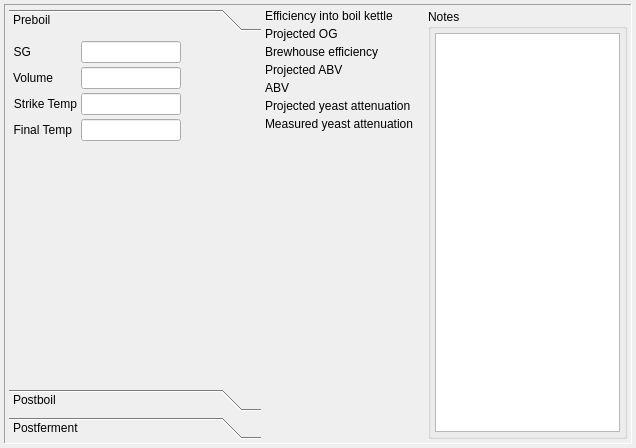
<?xml version="1.0" encoding="UTF-8"?>
<ui version="4.0">
 <class>brewNoteWidget</class>
 <widget class="QWidget" name="brewNoteWidget">
  <property name="geometry">
   <rect>
    <x>0</x>
    <y>0</y>
    <width>636</width>
    <height>448</height>
   </rect>
  </property>
  <property name="windowTitle">
   <string>brewNote</string>
  </property>
  <property name="windowIcon">
   <iconset resource="../brewtarget.qrc">
    <normaloff>:/images/edit.svg</normaloff>:/images/edit.svg</iconset>
  </property>
  <layout class="QVBoxLayout" name="verticalLayout_2">
   <item>
    <widget class="QScrollArea" name="scrollArea">
     <property name="frameShape">
      <enum>QFrame::Panel</enum>
     </property>
     <property name="widgetResizable">
      <bool>true</bool>
     </property>
     <widget class="QWidget" name="scrollAreaWidgetContents">
      <property name="geometry">
       <rect>
        <x>0</x>
        <y>0</y>
        <width>626</width>
        <height>438</height>
       </rect>
      </property>
      <property name="configSection" stdset="0">
       <string notr="true">page_preboil</string>
      </property>
      <layout class="QHBoxLayout" name="horizontalLayout_2">
       <item>
        <layout class="QHBoxLayout" name="horizontalLayout_3">
         <item>
          <widget class="QToolBox" name="toolBox_brewnote">
           <property name="sizePolicy">
            <sizepolicy hsizetype="Fixed" vsizetype="Minimum">
             <horstretch>0</horstretch>
             <verstretch>0</verstretch>
            </sizepolicy>
           </property>
           <property name="minimumSize">
            <size>
             <width>252</width>
             <height>0</height>
            </size>
           </property>
           <property name="maximumSize">
            <size>
             <width>252</width>
             <height>16777215</height>
            </size>
           </property>
           <property name="mouseTracking">
            <bool>false</bool>
           </property>
           <property name="currentIndex">
            <number>0</number>
           </property>
           <widget class="QWidget" name="page_preboil">
            <property name="geometry">
             <rect>
              <x>0</x>
              <y>0</y>
              <width>242</width>
              <height>349</height>
             </rect>
            </property>
            <property name="configSection" stdset="0">
             <string notr="true">page_preboil</string>
            </property>
            <attribute name="label">
             <string>Preboil</string>
            </attribute>
            <layout class="QFormLayout" name="formLayout_2">
             <item row="0" column="0">
              <widget class="SmartLabel" name="label_Sg">
               <property name="contextMenuPolicy">
                <enum>Qt::CustomContextMenu</enum>
               </property>
               <property name="text">
                <string>SG</string>
               </property>
               <property name="alignment">
                <set>Qt::AlignRight|Qt::AlignTrailing|Qt::AlignVCenter</set>
               </property>
               <property name="buddy">
                <cstring>lineEdit_Sg</cstring>
               </property>
              </widget>
             </item>
             <item row="0" column="1">
              <widget class="SmartLineEdit" name="lineEdit_Sg">
               <property name="sizePolicy">
                <sizepolicy hsizetype="Minimum" vsizetype="Fixed">
                 <horstretch>0</horstretch>
                 <verstretch>0</verstretch>
                </sizepolicy>
               </property>
               <property name="minimumSize">
                <size>
                 <width>100</width>
                 <height>0</height>
                </size>
               </property>
               <property name="maximumSize">
                <size>
                 <width>100</width>
                 <height>16777215</height>
                </size>
               </property>
               <property name="toolTip">
                <string>Preboil gravity</string>
               </property>
               <property name="alignment">
                <set>Qt::AlignLeading|Qt::AlignLeft|Qt::AlignVCenter</set>
               </property>
              </widget>
             </item>
             <item row="1" column="0">
              <widget class="SmartLabel" name="label_volIntoBk">
               <property name="contextMenuPolicy">
                <enum>Qt::CustomContextMenu</enum>
               </property>
               <property name="text">
                <string>Volume</string>
               </property>
               <property name="alignment">
                <set>Qt::AlignRight|Qt::AlignTrailing|Qt::AlignVCenter</set>
               </property>
               <property name="buddy">
                <cstring>lineEdit_volIntoBk</cstring>
               </property>
              </widget>
             </item>
             <item row="1" column="1">
              <widget class="SmartLineEdit" name="lineEdit_volIntoBk">
               <property name="sizePolicy">
                <sizepolicy hsizetype="Minimum" vsizetype="Fixed">
                 <horstretch>0</horstretch>
                 <verstretch>0</verstretch>
                </sizepolicy>
               </property>
               <property name="minimumSize">
                <size>
                 <width>100</width>
                 <height>0</height>
                </size>
               </property>
               <property name="maximumSize">
                <size>
                 <width>100</width>
                 <height>16777215</height>
                </size>
               </property>
               <property name="toolTip">
                <string>Volume of wort collected</string>
               </property>
              </widget>
             </item>
             <item row="2" column="0">
              <widget class="SmartLabel" name="label_strikeTemp">
               <property name="contextMenuPolicy">
                <enum>Qt::CustomContextMenu</enum>
               </property>
               <property name="text">
                <string>Strike Temp</string>
               </property>
               <property name="alignment">
                <set>Qt::AlignRight|Qt::AlignTrailing|Qt::AlignVCenter</set>
               </property>
               <property name="buddy">
                <cstring>lineEdit_strikeTemp</cstring>
               </property>
              </widget>
             </item>
             <item row="2" column="1">
              <widget class="SmartLineEdit" name="lineEdit_strikeTemp">
               <property name="sizePolicy">
                <sizepolicy hsizetype="Minimum" vsizetype="Fixed">
                 <horstretch>0</horstretch>
                 <verstretch>0</verstretch>
                </sizepolicy>
               </property>
               <property name="minimumSize">
                <size>
                 <width>100</width>
                 <height>0</height>
                </size>
               </property>
               <property name="maximumSize">
                <size>
                 <width>100</width>
                 <height>16777215</height>
                </size>
               </property>
               <property name="toolTip">
                <string>Temperature of strike water before dough in</string>
               </property>
              </widget>
             </item>
             <item row="3" column="0">
              <widget class="SmartLabel" name="label_mashFinTemp">
               <property name="contextMenuPolicy">
                <enum>Qt::CustomContextMenu</enum>
               </property>
               <property name="text">
                <string>Final Temp</string>
               </property>
               <property name="alignment">
                <set>Qt::AlignRight|Qt::AlignTrailing|Qt::AlignVCenter</set>
               </property>
               <property name="buddy">
                <cstring>lineEdit_mashFinTemp</cstring>
               </property>
              </widget>
             </item>
             <item row="3" column="1">
              <widget class="SmartLineEdit" name="lineEdit_mashFinTemp">
               <property name="sizePolicy">
                <sizepolicy hsizetype="Minimum" vsizetype="Fixed">
                 <horstretch>0</horstretch>
                 <verstretch>0</verstretch>
                </sizepolicy>
               </property>
               <property name="minimumSize">
                <size>
                 <width>100</width>
                 <height>0</height>
                </size>
               </property>
               <property name="maximumSize">
                <size>
                 <width>100</width>
                 <height>16777215</height>
                </size>
               </property>
               <property name="toolTip">
                <string>Temperature of mash before mash out</string>
               </property>
              </widget>
             </item>
            </layout>
           </widget>
           <widget class="QWidget" name="page_postboil">
            <property name="geometry">
             <rect>
              <x>0</x>
              <y>0</y>
              <width>242</width>
              <height>349</height>
             </rect>
            </property>
            <property name="configSection" stdset="0">
             <string notr="true">page_postboil</string>
            </property>
            <attribute name="label">
             <string>Postboil</string>
            </attribute>
            <layout class="QFormLayout" name="formLayout">
             <item row="0" column="0">
              <widget class="SmartLabel" name="label_Og">
               <property name="contextMenuPolicy">
                <enum>Qt::CustomContextMenu</enum>
               </property>
               <property name="text">
                <string>OG</string>
               </property>
               <property name="alignment">
                <set>Qt::AlignRight|Qt::AlignTrailing|Qt::AlignVCenter</set>
               </property>
               <property name="buddy">
                <cstring>lineEdit_Og</cstring>
               </property>
              </widget>
             </item>
             <item row="0" column="1">
              <widget class="SmartLineEdit" name="lineEdit_Og">
               <property name="sizePolicy">
                <sizepolicy hsizetype="Minimum" vsizetype="Fixed">
                 <horstretch>0</horstretch>
                 <verstretch>0</verstretch>
                </sizepolicy>
               </property>
               <property name="minimumSize">
                <size>
                 <width>100</width>
                 <height>0</height>
                </size>
               </property>
               <property name="maximumSize">
                <size>
                 <width>100</width>
                 <height>16777215</height>
                </size>
               </property>
               <property name="toolTip">
                <string>Post boil gravity</string>
               </property>
              </widget>
             </item>
             <item row="1" column="0">
              <widget class="SmartLabel" name="label_postBoilVol">
               <property name="contextMenuPolicy">
                <enum>Qt::CustomContextMenu</enum>
               </property>
               <property name="text">
                <string>Postboil Volume</string>
               </property>
               <property name="scaledContents">
                <bool>false</bool>
               </property>
               <property name="alignment">
                <set>Qt::AlignRight|Qt::AlignTrailing|Qt::AlignVCenter</set>
               </property>
               <property name="wordWrap">
                <bool>true</bool>
               </property>
               <property name="buddy">
                <cstring>lineEdit_postBoilVol</cstring>
               </property>
              </widget>
             </item>
             <item row="1" column="1">
              <widget class="SmartLineEdit" name="lineEdit_postBoilVol">
               <property name="sizePolicy">
                <sizepolicy hsizetype="Minimum" vsizetype="Fixed">
                 <horstretch>0</horstretch>
                 <verstretch>0</verstretch>
                </sizepolicy>
               </property>
               <property name="minimumSize">
                <size>
                 <width>100</width>
                 <height>0</height>
                </size>
               </property>
               <property name="maximumSize">
                <size>
                 <width>100</width>
                 <height>16777215</height>
                </size>
               </property>
               <property name="toolTip">
                <string>Volume of wort in BK after boil</string>
               </property>
              </widget>
             </item>
             <item row="2" column="0">
              <widget class="SmartLabel" name="label_volIntoFerm">
               <property name="contextMenuPolicy">
                <enum>Qt::CustomContextMenu</enum>
               </property>
               <property name="toolTip">
                <string>Volume of wort transferred to fermenter</string>
               </property>
               <property name="text">
                <string>Volume into fermenter</string>
               </property>
               <property name="alignment">
                <set>Qt::AlignRight|Qt::AlignTrailing|Qt::AlignVCenter</set>
               </property>
               <property name="wordWrap">
                <bool>true</bool>
               </property>
               <property name="buddy">
                <cstring>lineEdit_volIntoFerm</cstring>
               </property>
              </widget>
             </item>
             <item row="2" column="1">
              <widget class="SmartLineEdit" name="lineEdit_volIntoFerm">
               <property name="sizePolicy">
                <sizepolicy hsizetype="Minimum" vsizetype="Fixed">
                 <horstretch>0</horstretch>
                 <verstretch>0</verstretch>
                </sizepolicy>
               </property>
               <property name="minimumSize">
                <size>
                 <width>100</width>
                 <height>0</height>
                </size>
               </property>
               <property name="maximumSize">
                <size>
                 <width>100</width>
                 <height>16777215</height>
                </size>
               </property>
              </widget>
             </item>
             <item row="3" column="0">
              <widget class="SmartLabel" name="label_pitchTemp">
               <property name="contextMenuPolicy">
                <enum>Qt::CustomContextMenu</enum>
               </property>
               <property name="text">
                <string> Pitch Temp</string>
               </property>
               <property name="alignment">
                <set>Qt::AlignRight|Qt::AlignTrailing|Qt::AlignVCenter</set>
               </property>
               <property name="wordWrap">
                <bool>true</bool>
               </property>
               <property name="buddy">
                <cstring>lineEdit_pitchTemp</cstring>
               </property>
              </widget>
             </item>
             <item row="3" column="1">
              <widget class="SmartLineEdit" name="lineEdit_pitchTemp">
               <property name="sizePolicy">
                <sizepolicy hsizetype="Minimum" vsizetype="Fixed">
                 <horstretch>0</horstretch>
                 <verstretch>0</verstretch>
                </sizepolicy>
               </property>
               <property name="minimumSize">
                <size>
                 <width>100</width>
                 <height>0</height>
                </size>
               </property>
               <property name="maximumSize">
                <size>
                 <width>100</width>
                 <height>16777215</height>
                </size>
               </property>
               <property name="toolTip">
                <string>Temperature of wort when yeast is pitched</string>
               </property>
              </widget>
             </item>
            </layout>
           </widget>
           <widget class="QWidget" name="page_postferment">
            <property name="geometry">
             <rect>
              <x>0</x>
              <y>0</y>
              <width>242</width>
              <height>349</height>
             </rect>
            </property>
            <property name="configSection" stdset="0">
             <string notr="true">page_postferment</string>
            </property>
            <attribute name="label">
             <string>Postferment</string>
            </attribute>
            <layout class="QFormLayout" name="formLayout_5">
             <item row="0" column="0">
              <widget class="SmartLabel" name="label_Fg">
               <property name="contextMenuPolicy">
                <enum>Qt::CustomContextMenu</enum>
               </property>
               <property name="text">
                <string notr="true">FG</string>
               </property>
               <property name="buddy">
                <cstring>lineEdit_Fg</cstring>
               </property>
              </widget>
             </item>
             <item row="0" column="1">
              <widget class="SmartLineEdit" name="lineEdit_Fg">
               <property name="sizePolicy">
                <sizepolicy hsizetype="Minimum" vsizetype="Fixed">
                 <horstretch>0</horstretch>
                 <verstretch>0</verstretch>
                </sizepolicy>
               </property>
               <property name="minimumSize">
                <size>
                 <width>100</width>
                 <height>0</height>
                </size>
               </property>
               <property name="maximumSize">
                <size>
                 <width>100</width>
                 <height>16777215</height>
                </size>
               </property>
               <property name="toolTip">
                <string>Final gravity</string>
               </property>
              </widget>
             </item>
             <item row="1" column="0">
              <widget class="SmartLabel" name="label_finalVolume">
               <property name="contextMenuPolicy">
                <enum>Qt::CustomContextMenu</enum>
               </property>
               <property name="text">
                <string notr="true">Volume</string>
               </property>
               <property name="buddy">
                <cstring>lineEdit_finalVolume</cstring>
               </property>
              </widget>
             </item>
             <item row="1" column="1">
              <widget class="SmartLineEdit" name="lineEdit_finalVolume">
               <property name="sizePolicy">
                <sizepolicy hsizetype="Minimum" vsizetype="Fixed">
                 <horstretch>0</horstretch>
                 <verstretch>0</verstretch>
                </sizepolicy>
               </property>
               <property name="minimumSize">
                <size>
                 <width>100</width>
                 <height>0</height>
                </size>
               </property>
               <property name="maximumSize">
                <size>
                 <width>100</width>
                 <height>16777215</height>
                </size>
               </property>
               <property name="toolTip">
                <string>Volume of beer into serving keg/bottles</string>
               </property>
              </widget>
             </item>
             <item row="2" column="0">
              <widget class="SmartLabel" name="label_fermentDate">
               <property name="contextMenuPolicy">
                <enum>Qt::CustomContextMenu</enum>
               </property>
               <property name="text">
                <string notr="true">Date</string>
               </property>
               <property name="buddy">
                <cstring>lineEdit_fermentDate</cstring>
               </property>
              </widget>
             </item>
             <item row="2" column="1">
              <widget class="QDateTimeEdit" name="lineEdit_fermentDate">
               <property name="date">
                <date>
                 <year>2014</year>
                 <month>10</month>
                 <day>8</day>
                </date>
               </property>
               <property name="displayFormat">
                <string>yyyy-dd-MM</string>
               </property>
               <property name="calendarPopup">
                <bool>true</bool>
               </property>
              </widget>
             </item>
            </layout>
           </widget>
          </widget>
         </item>
         <item>
          <layout class="QVBoxLayout" name="verticalLayout">
           <item>
            <layout class="QFormLayout" name="formLayout_3">
             <property name="fieldGrowthPolicy">
              <enum>QFormLayout::ExpandingFieldsGrow</enum>
             </property>
             <item row="0" column="0">
              <widget class="QLabel" name="label_effInfoBk">
               <property name="statusTip">
                <string>Percent efficiency into boil kettle</string>
               </property>
               <property name="text">
                <string>Efficiency into boil kettle</string>
               </property>
              </widget>
             </item>
             <item row="0" column="1">
              <widget class="SmartDigitWidget" name="lcdnumber_effBK">
               <property name="text">
                <string/>
               </property>
              </widget>
             </item>
             <item row="1" column="0">
              <widget class="SmartLabel" name="label_projectedOg">
               <property name="contextMenuPolicy">
                <enum>Qt::CustomContextMenu</enum>
               </property>
               <property name="statusTip">
                <string>Expected OG, based on measured FG</string>
               </property>
               <property name="text">
                <string>Projected OG</string>
               </property>
               <property name="configSection" stdset="0">
                <string notr="true">page_preboil</string>
               </property>
              </widget>
             </item>
             <item row="1" column="1">
              <widget class="SmartDigitWidget" name="lcdnumber_projectedOG">
               <property name="text">
                <string/>
               </property>
              </widget>
             </item>
             <item row="2" column="0">
              <widget class="QLabel" name="label_brewHouseEff">
               <property name="statusTip">
                <string>Brewhouse efficiency</string>
               </property>
               <property name="text">
                <string>Brewhouse efficiency</string>
               </property>
              </widget>
             </item>
             <item row="2" column="1">
              <widget class="SmartDigitWidget" name="lcdnumber_brewhouseEff">
               <property name="text">
                <string/>
               </property>
              </widget>
             </item>
             <item row="3" column="0">
              <widget class="QLabel" name="label_projectedAbv">
               <property name="statusTip">
                <string>Expected ABV based on recipe OG</string>
               </property>
               <property name="text">
                <string>Projected ABV</string>
               </property>
              </widget>
             </item>
             <item row="3" column="1">
              <widget class="SmartDigitWidget" name="lcdnumber_projABV">
               <property name="text">
                <string/>
               </property>
              </widget>
             </item>
             <item row="4" column="0">
              <widget class="QLabel" name="label_Abv">
               <property name="statusTip">
                <string>ABV based on user-reported FG</string>
               </property>
               <property name="text">
                <string>ABV</string>
               </property>
              </widget>
             </item>
             <item row="4" column="1">
              <widget class="SmartDigitWidget" name="lcdnumber_abv">
               <property name="text">
                <string/>
               </property>
              </widget>
             </item>
             <item row="5" column="0">
              <widget class="QLabel" name="label_yeastProjAtten">
               <property name="statusTip">
                <string>Yeast attenuation based on yeast specified in recipe</string>
               </property>
               <property name="text">
                <string>Projected yeast attenuation</string>
               </property>
              </widget>
             </item>
             <item row="5" column="1">
              <widget class="SmartDigitWidget" name="lcdnumber_projAtten">
               <property name="text">
                <string/>
               </property>
              </widget>
             </item>
             <item row="6" column="0">
              <widget class="QLabel" name="label_yeastAtten">
               <property name="statusTip">
                <string>Yeast attentuation based on user-reported OG and FG</string>
               </property>
               <property name="text">
                <string>Measured yeast attenuation</string>
               </property>
              </widget>
             </item>
             <item row="6" column="1">
              <widget class="SmartDigitWidget" name="lcdnumber_atten">
               <property name="text">
                <string/>
               </property>
              </widget>
             </item>
            </layout>
           </item>
          </layout>
         </item>
        </layout>
       </item>
       <item>
        <widget class="QGroupBox" name="groupBox_4">
         <property name="title">
          <string>Notes</string>
         </property>
         <layout class="QHBoxLayout" name="horizontalLayout">
          <item>
           <widget class="BtTextEdit" name="btTextEdit_brewNotes">
            <property name="sizePolicy">
             <sizepolicy hsizetype="Preferred" vsizetype="Expanding">
              <horstretch>0</horstretch>
              <verstretch>0</verstretch>
             </sizepolicy>
            </property>
            <property name="mouseTracking">
             <bool>false</bool>
            </property>
           </widget>
          </item>
         </layout>
        </widget>
       </item>
      </layout>
     </widget>
    </widget>
   </item>
  </layout>
 </widget>
 <layoutdefault spacing="4" margin="4"/>
 <customwidgets>
  <customwidget>
   <class>SmartLabel</class>
   <extends>QLabel</extends>
   <header>widgets/SmartLabel.h</header>
   <slots>
    <signal>changedSystemOfMeasurementOrScale(PreviousScaleInfo)</signal>
   </slots>
  </customwidget>
  <customwidget>
   <class>BtTextEdit</class>
   <extends>QPlainTextEdit</extends>
   <header location="global">BtTextEdit.h</header>
  </customwidget>
  <customwidget>
   <class>SmartLineEdit</class>
   <extends>QLineEdit</extends>
   <header>widgets/SmartLineEdit.h</header>
   <slots>
    <slot>lineChanged(PreviousScaleInfo)</slot>
   </slots>
  </customwidget>
  <customwidget>
   <class>SmartDigitWidget</class>
   <extends>QLabel</extends>
   <header>widgets/SmartDigitWidget.h</header>
  </customwidget>
 </customwidgets>
 <resources>
  <include location="../brewtarget.qrc"/>
 </resources>
 <designerdata>
  <property name="gridDeltaX">
   <number>10</number>
  </property>
  <property name="gridDeltaY">
   <number>10</number>
  </property>
  <property name="gridSnapX">
   <bool>true</bool>
  </property>
  <property name="gridSnapY">
   <bool>true</bool>
  </property>
  <property name="gridVisible">
   <bool>true</bool>
  </property>
 </designerdata>
</ui>
